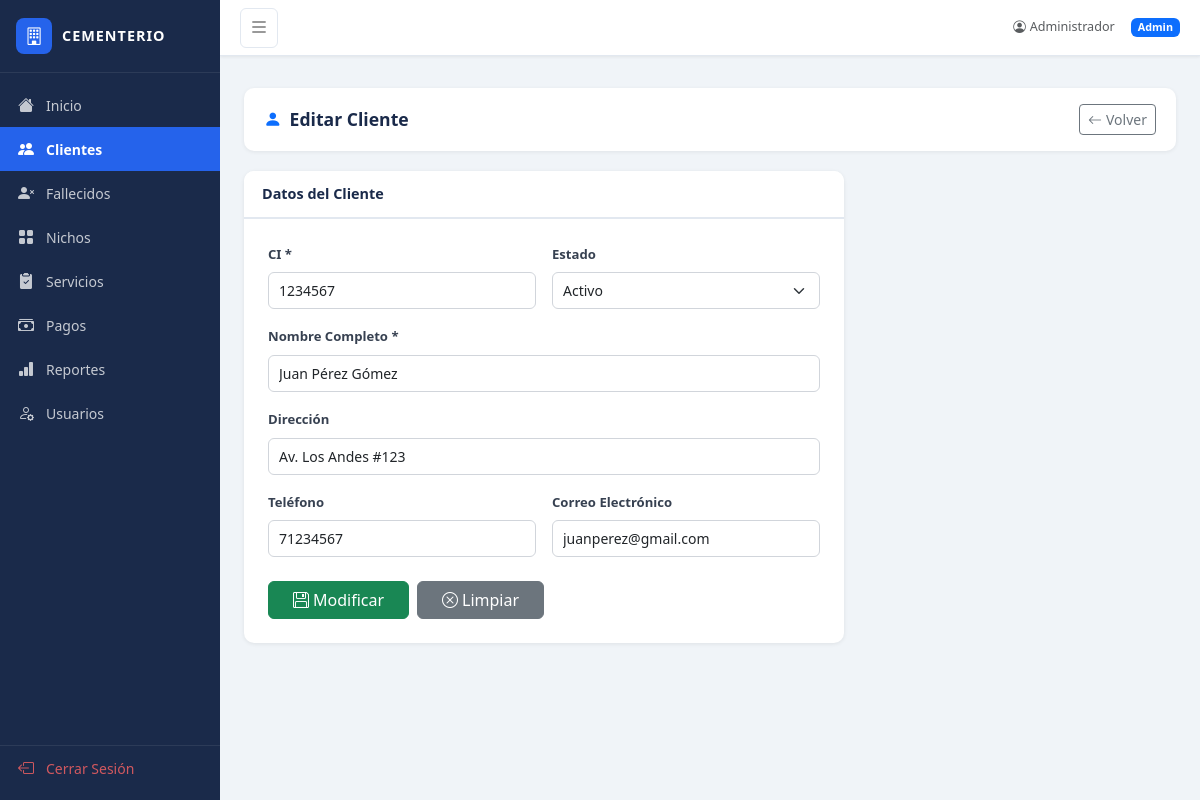
The app's page /clientes/editar/1 (signed in), older data.
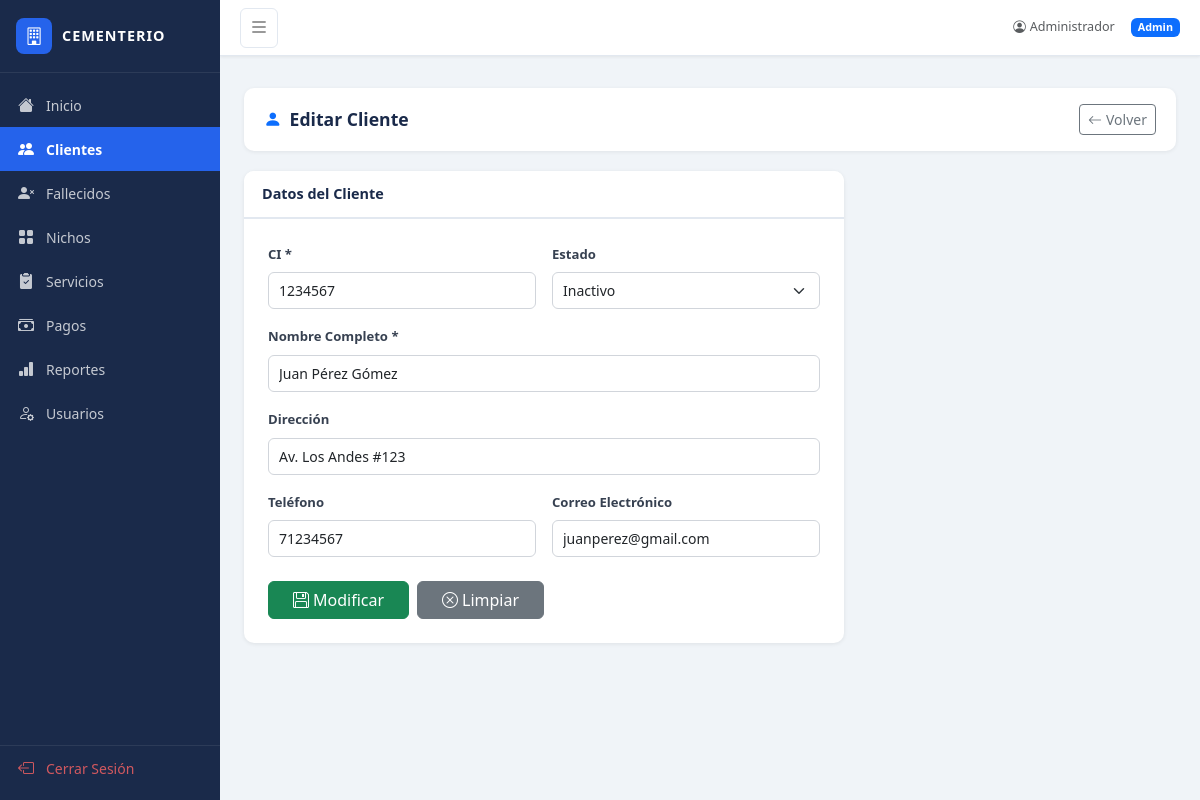
The same page, newer data.
### app.py (models this page shows)
class Cliente(db.Model):
    id = db.Column(db.Integer, primary_key=True)
    ci = db.Column(db.String(20), unique=True, nullable=False)
    nombre_completo = db.Column(db.String(150), nullable=False)
    direccion = db.Column(db.String(200))
    telefono = db.Column(db.String(20))
    correo = db.Column(db.String(100))
    estado = db.Column(db.String(20), default='Activo')
    fallecidos = db.relationship('Fallecido', backref='cliente', lazy=True)
    servicios = db.relationship('Servicio', backref='cliente', lazy=True)

### app.py (the view, shortened to what this page needs)
@app.route('/clientes/editar/<int:id>', methods=['GET', 'POST'])
@login_required
def cliente_editar(id):
    c = Cliente.query.get_or_404(id)
    return render_template('cliente_form.html', cliente=c)

### app.py (called while the page is built)
def login_required(f):
    @wraps(f)
    def decorated_function(*args, **kwargs):
        if 'user_id' not in session:
            return redirect(url_for('login'))
        return f(*args, **kwargs)
    return decorated_function

### templates/cliente_form.html (shortened to what this page needs)
{% extends "base.html" %}
{% block content %}
<div class="page-header">
    <h4><i class="bi bi-person-fill me-2 text-primary"></i>{{ 'Editar' if cliente else 'Nuevo' }} Cliente</h4>
    <a href="{{ url_for('clientes') }}" class="btn btn-outline-secondary btn-sm">
        <i class="bi bi-arrow-left me-1"></i>Volver
    </a>
</div>
<div class="card" style="max-width:600px;">
    <div class="card-header">Datos del Cliente</div>
    <div class="card-body p-4">
        <form method="POST">
            <div class="row g-3">
                <div class="col-md-6">
                    <label class="form-label">CI *</label>
                    <input type="text" name="ci" class="form-control" value="{{ cliente.ci if cliente else '' }}" required>
                </div>
                <div class="col-md-6">
                    <label class="form-label">Estado</label>
                    <select name="estado" class="form-select">
                        <option value="Activo" {% if not cliente or cliente.estado == 'Activo' %}selected{% endif %}>Activo</option>
                        <option value="Inactivo" {% if cliente and cliente.estado == 'Inactivo' %}selected{% endif %}>Inactivo</option>
                    </select>
                </div>
                <div class="col-12">
                    <label class="form-label">Nombre Completo *</label>
                    <input type="text" name="nombre_completo" class="form-control" value="{{ cliente.nombre_completo if cliente else '' }}" required>
                </div>
                <div class="col-12">
                    <label class="form-label">Dirección</label>
                    <input type="text" name="direccion" class="form-control" value="{{ cliente.direccion if cliente else '' }}">
                </div>
                <div class="col-md-6">
                    <label class="form-label">Teléfono</label>
                    <input type="text" name="telefono" class="form-control" value="{{ cliente.telefono if cliente else '' }}">
                </div>
                <div class="col-md-6">
                    <label class="form-label">Correo Electrónico</label>
                    <input type="email" name="correo" class="form-control" value="{{ cliente.correo if cliente else '' }}">
                </div>
            </div>
            <div class="mt-4 d-flex gap-2">
                <button type="submit" class="btn btn-success px-4">
                    <i class="bi bi-floppy me-1"></i>{{ 'Modificar' if cliente else 'Guardar' }}
                </button>
                <a href="{{ url_for('clientes') }}" class="btn btn-secondary px-4">
                    <i class="bi bi-x-circle me-1"></i>Limpiar
                </a>
            </div>
        </form>
    </div>
</div>
{% endblock %}

Row changes from the older to the newer data that the page shows:
changed Cliente "Juan Pérez Gómez": estado "Activo" → "Inactivo"
